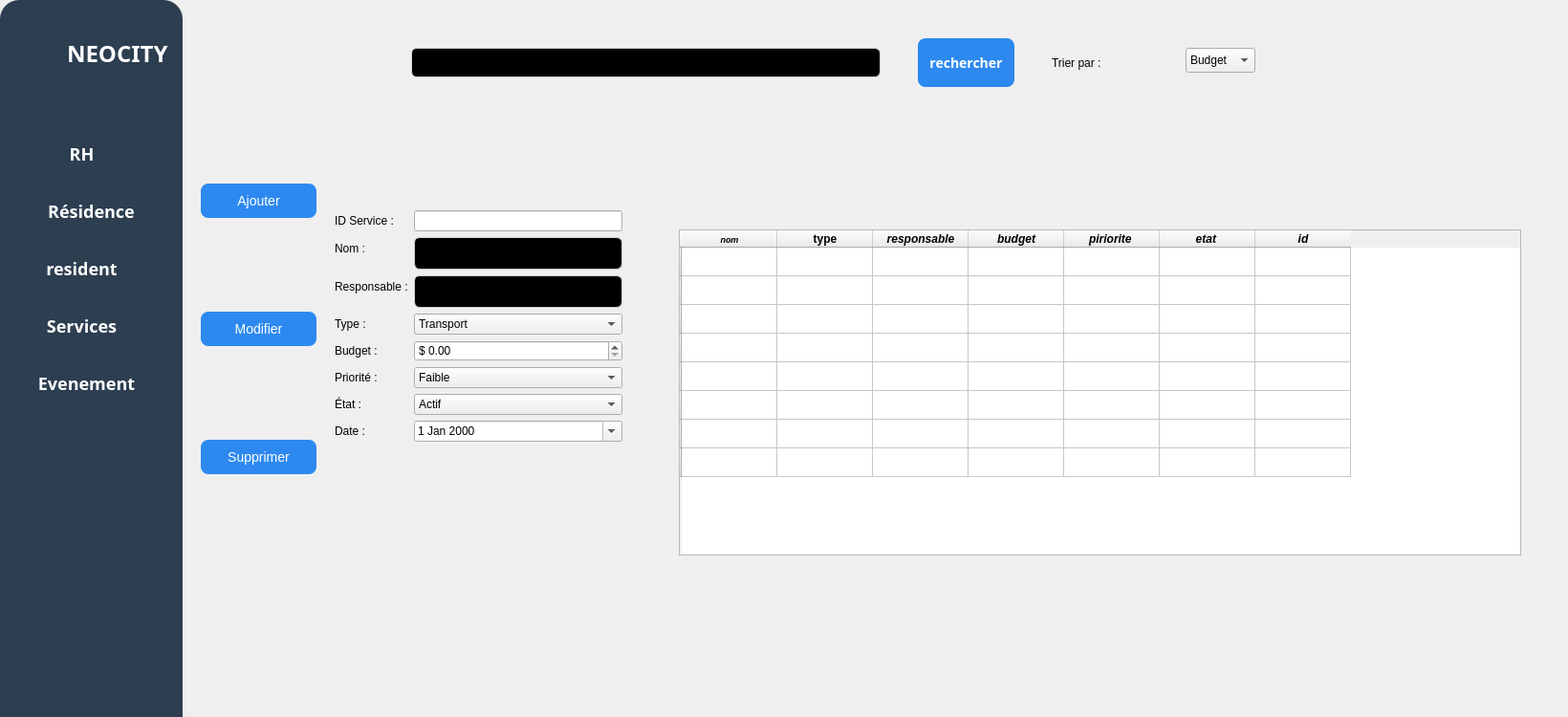
<?xml version="1.0" encoding="UTF-8"?>
<ui version="4.0">
 <class>Widget</class>
 <widget class="QWidget" name="Widget">
  <property name="geometry">
   <rect>
    <x>0</x>
    <y>0</y>
    <width>1640</width>
    <height>750</height>
   </rect>
  </property>
  <property name="minimumSize">
   <size>
    <width>1640</width>
    <height>750</height>
   </size>
  </property>
  <property name="windowTitle">
   <string>Widget</string>
  </property>
  <widget class="QFrame" name="frame_2">
   <property name="geometry">
    <rect>
     <x>0</x>
     <y>0</y>
     <width>191</width>
     <height>791</height>
    </rect>
   </property>
   <property name="styleSheet">
    <string notr="true">QFrame {
 border-radius: 20px;
background-color : #2C3E50;
}</string>
   </property>
   <property name="frameShape">
    <enum>QFrame::Shape::StyledPanel</enum>
   </property>
   <property name="frameShadow">
    <enum>QFrame::Shadow::Raised</enum>
   </property>
   <widget class="QLabel" name="label_18">
    <property name="geometry">
     <rect>
      <x>70</x>
      <y>40</y>
      <width>121</width>
      <height>31</height>
     </rect>
    </property>
    <property name="font">
     <font>
      <family>Bahnschrift</family>
      <pointsize>18</pointsize>
      <bold>true</bold>
     </font>
    </property>
    <property name="styleSheet">
     <string notr="true">color: rgb(255, 255, 255);</string>
    </property>
    <property name="text">
     <string>NEOCITY</string>
    </property>
   </widget>
   <widget class="QPushButton" name="pushButton_2">
    <property name="geometry">
     <rect>
      <x>20</x>
      <y>130</y>
      <width>131</width>
      <height>61</height>
     </rect>
    </property>
    <property name="font">
     <font>
      <family>Bahnschrift</family>
      <pointsize>-1</pointsize>
      <bold>true</bold>
     </font>
    </property>
    <property name="styleSheet">
     <string notr="true">QPushButton {
    background-color: #2C3E50;
    color: white;
    border-radius: 8px;
    padding: 10px;
    font-size: 18px;
}
QPushButton:hover {
    background-color: #1E5BB8;
}
QPushButton:pressed {
    background-color: #FFFFFF;
}</string>
    </property>
    <property name="text">
     <string>RH</string>
    </property>
   </widget>
   <widget class="QPushButton" name="pushButton_11">
    <property name="geometry">
     <rect>
      <x>10</x>
      <y>190</y>
      <width>171</width>
      <height>61</height>
     </rect>
    </property>
    <property name="font">
     <font>
      <family>Bahnschrift</family>
      <pointsize>-1</pointsize>
      <bold>true</bold>
     </font>
    </property>
    <property name="styleSheet">
     <string notr="true">QPushButton {
    background-color: #2C3E50;
    color: white;
    border-radius: 8px;
    padding: 10px;
    font-size: 18px;
}
QPushButton:hover {
    background-color: #1E5BB8;
}
QPushButton:pressed {
    background-color: #FFFFFF;
}</string>
    </property>
    <property name="text">
     <string>Résidence</string>
    </property>
   </widget>
   <widget class="QPushButton" name="pushButton_12">
    <property name="geometry">
     <rect>
      <x>0</x>
      <y>250</y>
      <width>171</width>
      <height>61</height>
     </rect>
    </property>
    <property name="font">
     <font>
      <family>Bahnschrift</family>
      <pointsize>-1</pointsize>
      <bold>true</bold>
     </font>
    </property>
    <property name="styleSheet">
     <string notr="true">QPushButton {
    background-color: #2C3E50;
    color: white;
    border-radius: 8px;
    padding: 10px;
    font-size: 18px;
}
QPushButton:hover {
    background-color: #1E5BB8;
}
QPushButton:pressed {
    background-color: #FFFFFF;
}</string>
    </property>
    <property name="text">
     <string>resident</string>
    </property>
   </widget>
   <widget class="QPushButton" name="pushButton_13">
    <property name="geometry">
     <rect>
      <x>0</x>
      <y>370</y>
      <width>181</width>
      <height>61</height>
     </rect>
    </property>
    <property name="font">
     <font>
      <family>Bahnschrift</family>
      <pointsize>-1</pointsize>
      <bold>true</bold>
     </font>
    </property>
    <property name="styleSheet">
     <string notr="true">QPushButton {
    background-color: #2C3E50;
    color: white;
    border-radius: 8px;
    padding: 10px;
    font-size: 18px;
}
QPushButton:hover {
    background-color: #1E5BB8;
}
QPushButton:pressed {
    background-color: #FFFFFF;
}</string>
    </property>
    <property name="text">
     <string>Evenement</string>
    </property>
   </widget>
   <widget class="QPushButton" name="pushButton_14">
    <property name="geometry">
     <rect>
      <x>0</x>
      <y>310</y>
      <width>171</width>
      <height>61</height>
     </rect>
    </property>
    <property name="font">
     <font>
      <family>Bahnschrift</family>
      <pointsize>-1</pointsize>
      <bold>true</bold>
     </font>
    </property>
    <property name="styleSheet">
     <string notr="true">QPushButton {
    background-color: #2C3E50;
    color: white;
    border-radius: 8px;
    padding: 10px;
    font-size: 18px;
}
QPushButton:hover {
    background-color: #1E5BB8;
}
QPushButton:pressed {
    background-color: #FFFFFF;
}</string>
    </property>
    <property name="text">
     <string>Services</string>
    </property>
   </widget>
   <widget class="QLabel" name="label_5">
    <property name="geometry">
     <rect>
      <x>10</x>
      <y>30</y>
      <width>51</width>
      <height>51</height>
     </rect>
    </property>
    <property name="text">
     <string/>
    </property>
    <property name="textFormat">
     <enum>Qt::TextFormat::MarkdownText</enum>
    </property>
    <property name="pixmap">
     <pixmap>:/cropped_circle_image.png</pixmap>
    </property>
    <property name="scaledContents">
     <bool>true</bool>
    </property>
    <property name="wordWrap">
     <bool>false</bool>
    </property>
    <property name="openExternalLinks">
     <bool>false</bool>
    </property>
    <property name="textInteractionFlags">
     <set>Qt::TextInteractionFlag::NoTextInteraction</set>
    </property>
   </widget>
   <widget class="QFrame" name="frame_5">
    <property name="geometry">
     <rect>
      <x>180</x>
      <y>140</y>
      <width>221</width>
      <height>791</height>
     </rect>
    </property>
    <property name="styleSheet">
     <string notr="true">QFrame {
 border-radius: 20px;
background-color : #2C3E50;
}</string>
    </property>
    <property name="frameShape">
     <enum>QFrame::Shape::StyledPanel</enum>
    </property>
    <property name="frameShadow">
     <enum>QFrame::Shadow::Raised</enum>
    </property>
    <widget class="QLabel" name="label_32">
     <property name="geometry">
      <rect>
       <x>90</x>
       <y>40</y>
       <width>121</width>
       <height>31</height>
      </rect>
     </property>
     <property name="font">
      <font>
       <family>Bahnschrift</family>
       <pointsize>18</pointsize>
       <bold>true</bold>
      </font>
     </property>
     <property name="styleSheet">
      <string notr="true">color: rgb(255, 255, 255);</string>
     </property>
     <property name="text">
      <string>NEOCITY</string>
     </property>
    </widget>
    <widget class="QPushButton" name="RH_2">
     <property name="geometry">
      <rect>
       <x>20</x>
       <y>130</y>
       <width>131</width>
       <height>61</height>
      </rect>
     </property>
     <property name="font">
      <font>
       <family>Bahnschrift</family>
       <pointsize>-1</pointsize>
       <bold>true</bold>
      </font>
     </property>
     <property name="styleSheet">
      <string notr="true">QPushButton {
    background-color: #2C3E50;
    color: white;
    border-radius: 8px;
    padding: 10px;
    font-size: 18px;
}
QPushButton:hover {
    background-color: #1E5BB8;
}
QPushButton:pressed {
    background-color: #FFFFFF;
}</string>
     </property>
     <property name="text">
      <string>RH</string>
     </property>
    </widget>
    <widget class="QPushButton" name="residence_3">
     <property name="geometry">
      <rect>
       <x>10</x>
       <y>190</y>
       <width>171</width>
       <height>61</height>
      </rect>
     </property>
     <property name="font">
      <font>
       <family>Bahnschrift</family>
       <pointsize>-1</pointsize>
       <bold>true</bold>
      </font>
     </property>
     <property name="styleSheet">
      <string notr="true">QPushButton {
    background-color: #2C3E50;
    color: white;
    border-radius: 8px;
    padding: 10px;
    font-size: 18px;
}
QPushButton:hover {
    background-color: #1E5BB8;
}
QPushButton:pressed {
    background-color: #FFFFFF;
}</string>
     </property>
     <property name="text">
      <string>Résidence</string>
     </property>
    </widget>
    <widget class="QPushButton" name="resident">
     <property name="geometry">
      <rect>
       <x>0</x>
       <y>250</y>
       <width>171</width>
       <height>61</height>
      </rect>
     </property>
     <property name="font">
      <font>
       <family>Bahnschrift</family>
       <pointsize>-1</pointsize>
       <bold>true</bold>
      </font>
     </property>
     <property name="styleSheet">
      <string notr="true">QPushButton {
    background-color: #2C3E50;
    color: white;
    border-radius: 8px;
    padding: 10px;
    font-size: 18px;
}
QPushButton:hover {
    background-color: #1E5BB8;
}
QPushButton:pressed {
    background-color: #FFFFFF;
}</string>
     </property>
     <property name="text">
      <string>resident</string>
     </property>
    </widget>
    <widget class="QPushButton" name="pushButton_25">
     <property name="geometry">
      <rect>
       <x>0</x>
       <y>370</y>
       <width>181</width>
       <height>61</height>
      </rect>
     </property>
     <property name="font">
      <font>
       <family>Bahnschrift</family>
       <pointsize>-1</pointsize>
       <bold>true</bold>
      </font>
     </property>
     <property name="styleSheet">
      <string notr="true">QPushButton {
    background-color: #2C3E50;
    color: white;
    border-radius: 8px;
    padding: 10px;
    font-size: 18px;
}
QPushButton:hover {
    background-color: #1E5BB8;
}
QPushButton:pressed {
    background-color: #FFFFFF;
}</string>
     </property>
     <property name="text">
      <string>Evenement</string>
     </property>
    </widget>
    <widget class="QPushButton" name="pushButton_26">
     <property name="geometry">
      <rect>
       <x>0</x>
       <y>310</y>
       <width>171</width>
       <height>61</height>
      </rect>
     </property>
     <property name="font">
      <font>
       <family>Bahnschrift</family>
       <pointsize>-1</pointsize>
       <bold>true</bold>
      </font>
     </property>
     <property name="styleSheet">
      <string notr="true">QPushButton {
    background-color: #2C3E50;
    color: white;
    border-radius: 8px;
    padding: 10px;
    font-size: 18px;
}
QPushButton:hover {
    background-color: #1E5BB8;
}
QPushButton:pressed {
    background-color: #FFFFFF;
}</string>
     </property>
     <property name="text">
      <string>Services</string>
     </property>
    </widget>
    <widget class="QLabel" name="label_53">
     <property name="geometry">
      <rect>
       <x>20</x>
       <y>20</y>
       <width>51</width>
       <height>51</height>
      </rect>
     </property>
     <property name="text">
      <string/>
     </property>
     <property name="textFormat">
      <enum>Qt::TextFormat::MarkdownText</enum>
     </property>
     <property name="pixmap">
      <pixmap>:/cropped_circle_image.png</pixmap>
     </property>
     <property name="scaledContents">
      <bool>true</bool>
     </property>
     <property name="wordWrap">
      <bool>false</bool>
     </property>
     <property name="openExternalLinks">
      <bool>false</bool>
     </property>
     <property name="textInteractionFlags">
      <set>Qt::TextInteractionFlag::NoTextInteraction</set>
     </property>
    </widget>
   </widget>
  </widget>
  <widget class="QWidget" name="layoutWidget_2">
   <property name="geometry">
    <rect>
     <x>350</x>
     <y>220</y>
     <width>301</width>
     <height>511</height>
    </rect>
   </property>
   <layout class="QFormLayout" name="formLayout">
    <item row="0" column="0">
     <widget class="QLabel" name="label_id">
      <property name="text">
       <string>ID Service :</string>
      </property>
     </widget>
    </item>
    <item row="1" column="0">
     <widget class="QLabel" name="label_name">
      <property name="text">
       <string>Nom :</string>
      </property>
     </widget>
    </item>
    <item row="1" column="1">
     <widget class="QLineEdit" name="lineEdit_name">
      <property name="minimumSize">
       <size>
        <width>8</width>
        <height>0</height>
       </size>
      </property>
      <property name="styleSheet">
       <string notr="true">QLineEdit {
	background-color: rgb(0, 0, 0);
    border: 1px solid #ccc;
    border-radius: 6px;
    padding: 8px;
    font-size: 12px;
}
QLineEdit:focus {
    border: 1px solid #2D89EF;
    background-color: #FFFFFF;
}
</string>
      </property>
     </widget>
    </item>
    <item row="4" column="1">
     <widget class="QComboBox" name="combo_type">
      <property name="styleSheet">
       <string notr="true">QLineEdit {
	background-color: rgb(0, 0, 0);
    border: 1px solid #ccc;
    border-radius: 6px;
    padding: 8px;
    font-size: 12px;
}
QLineEdit:focus {
    border: 1px solid #2D89EF;
    background-color: #FFFFFF;
}</string>
      </property>
      <item>
       <property name="text">
        <string>Transport</string>
       </property>
      </item>
      <item>
       <property name="text">
        <string>Propreté</string>
       </property>
      </item>
      <item>
       <property name="text">
        <string>Éclairage</string>
       </property>
      </item>
      <item>
       <property name="text">
        <string>Eau</string>
       </property>
      </item>
      <item>
       <property name="text">
        <string>Santé</string>
       </property>
      </item>
      <item>
       <property name="text">
        <string>Sécurité</string>
       </property>
      </item>
     </widget>
    </item>
    <item row="4" column="0">
     <widget class="QLabel" name="label_type">
      <property name="text">
       <string>Type :</string>
      </property>
     </widget>
    </item>
    <item row="5" column="0">
     <widget class="QLabel" name="label_budget">
      <property name="text">
       <string>Budget :</string>
      </property>
     </widget>
    </item>
    <item row="5" column="1">
     <widget class="QDoubleSpinBox" name="spin_budget">
      <property name="styleSheet">
       <string notr="true">QLineEdit {
	background-color: rgb(0, 0, 0);
    border: 1px solid #ccc;
    border-radius: 6px;
    padding: 8px;
    font-size: 12px;
}
QLineEdit:focus {
    border: 1px solid #2D89EF;
    background-color: #FFFFFF;
}</string>
      </property>
      <property name="prefix">
       <string>$ </string>
      </property>
      <property name="maximum">
       <double>100000000.000000000000000</double>
      </property>
     </widget>
    </item>
    <item row="7" column="1">
     <widget class="QComboBox" name="combo_state">
      <property name="styleSheet">
       <string notr="true">QPushButton {
    background-color: #2D89EF;
    color: white;
    border-radius: 8px;
    padding: 10px;
    font-size: 14px;
}
QPushButton:hover {
    background-color: #1E5BB8;
}
QPushButton:pressed {
    background-color: #FFFFFF;
}</string>
      </property>
      <item>
       <property name="text">
        <string>Actif</string>
       </property>
      </item>
      <item>
       <property name="text">
        <string>En attente</string>
       </property>
      </item>
      <item>
       <property name="text">
        <string>Suspendu</string>
       </property>
      </item>
     </widget>
    </item>
    <item row="8" column="1">
     <widget class="QDateEdit" name="dateEdit_date">
      <property name="styleSheet">
       <string notr="true">QPushButton {
    background-color: #2D89EF;
    color: white;
    border-radius: 8px;
    padding: 10px;
    font-size: 14px;
}
QPushButton:hover {
    background-color: #1E5BB8;
}
QPushButton:pressed {
    background-color: #FFFFFF;
}</string>
      </property>
      <property name="calendarPopup">
       <bool>true</bool>
      </property>
     </widget>
    </item>
    <item row="6" column="0">
     <widget class="QLabel" name="label_priority">
      <property name="text">
       <string>Priorité :</string>
      </property>
     </widget>
    </item>
    <item row="7" column="0">
     <widget class="QLabel" name="label_state">
      <property name="text">
       <string>État :</string>
      </property>
     </widget>
    </item>
    <item row="8" column="0">
     <widget class="QLabel" name="label_date">
      <property name="text">
       <string>Date :</string>
      </property>
     </widget>
    </item>
    <item row="2" column="1">
     <widget class="QLineEdit" name="lineEdit_responsable">
      <property name="styleSheet">
       <string notr="true">QLineEdit {
	background-color: rgb(0, 0, 0);
    border: 1px solid #ccc;
    border-radius: 6px;
    padding: 8px;
    font-size: 12px;
}
QLineEdit:focus {
    border: 1px solid #2D89EF;
    background-color: #FFFFFF;
}</string>
      </property>
     </widget>
    </item>
    <item row="2" column="0">
     <widget class="QLabel" name="label_resp">
      <property name="text">
       <string>Responsable :</string>
      </property>
     </widget>
    </item>
    <item row="6" column="1">
     <widget class="QComboBox" name="combo_priority">
      <property name="styleSheet">
       <string notr="true">QPushButton {
    background-color: #2D89EF;
    color: white;
    border-radius: 8px;
    padding: 10px;
    font-size: 14px;
}
QPushButton:hover {
    background-color: #1E5BB8;
}
QPushButton:pressed {
    background-color: #FFFFFF;
}</string>
      </property>
      <item>
       <property name="text">
        <string>Faible</string>
       </property>
      </item>
      <item>
       <property name="text">
        <string>Moyen</string>
       </property>
      </item>
      <item>
       <property name="text">
        <string>Élevé</string>
       </property>
      </item>
     </widget>
    </item>
    <item row="0" column="1">
     <widget class="QLineEdit" name="lineEdit_id"/>
    </item>
   </layout>
  </widget>
  <widget class="QWidget" name="layoutWidget">
   <property name="geometry">
    <rect>
     <x>210</x>
     <y>100</y>
     <width>121</width>
     <height>491</height>
    </rect>
   </property>
   <layout class="QVBoxLayout" name="verticalLayoutButtons">
    <item>
     <widget class="QPushButton" name="ajouterButton">
      <property name="styleSheet">
       <string notr="true">QPushButton {
    background-color: #2D89EF;
    color: white;
    border-radius: 8px;
    padding: 10px;
    font-size: 14px;
}
QPushButton:hover {
    background-color: #1E5BB8;
}
QPushButton:pressed {
    background-color: #FFFFFF;
}</string>
      </property>
      <property name="text">
       <string>Ajouter</string>
      </property>
     </widget>
    </item>
    <item>
     <widget class="QPushButton" name="modifierButton">
      <property name="styleSheet">
       <string notr="true">QPushButton {
    background-color: #2D89EF;
    color: white;
    border-radius: 8px;
    padding: 10px;
    font-size: 14px;
}
QPushButton:hover {
    background-color: #1E5BB8;
}
QPushButton:pressed {
    background-color: #FFFFFF;
}</string>
      </property>
      <property name="text">
       <string>Modifier</string>
      </property>
     </widget>
    </item>
    <item>
     <widget class="QPushButton" name="supprimerButton">
      <property name="styleSheet">
       <string notr="true">QPushButton {
    background-color: #2D89EF;
    color: white;
    border-radius: 8px;
    padding: 10px;
    font-size: 14px;
}
QPushButton:hover {
    background-color: #1E5BB8;
}
QPushButton:pressed {
    background-color: #FFFFFF;
}</string>
      </property>
      <property name="text">
       <string>Supprimer</string>
      </property>
     </widget>
    </item>
   </layout>
  </widget>
  <widget class="QTableWidget" name="tableServices">
   <property name="geometry">
    <rect>
     <x>710</x>
     <y>240</y>
     <width>881</width>
     <height>341</height>
    </rect>
   </property>
   <property name="minimumSize">
    <size>
     <width>220</width>
     <height>50</height>
    </size>
   </property>
   <property name="autoFillBackground">
    <bool>true</bool>
   </property>
   <property name="styleSheet">
    <string notr="true"/>
   </property>
   <property name="rowCount">
    <number>8</number>
   </property>
   <property name="columnCount">
    <number>7</number>
   </property>
   <row>
    <property name="text">
     <string/>
    </property>
   </row>
   <row>
    <property name="text">
     <string/>
    </property>
   </row>
   <row>
    <property name="text">
     <string/>
    </property>
   </row>
   <row>
    <property name="text">
     <string/>
    </property>
   </row>
   <row>
    <property name="text">
     <string/>
    </property>
   </row>
   <row>
    <property name="text">
     <string/>
    </property>
   </row>
   <row>
    <property name="text">
     <string/>
    </property>
   </row>
   <row>
    <property name="text">
     <string/>
    </property>
   </row>
   <column>
    <property name="text">
     <string>nom</string>
    </property>
    <property name="font">
     <font>
      <pointsize>7</pointsize>
      <italic>true</italic>
      <bold>true</bold>
      <underline>false</underline>
     </font>
    </property>
    <property name="background">
     <color>
      <red>255</red>
      <green>255</green>
      <blue>255</blue>
     </color>
    </property>
   </column>
   <column>
    <property name="text">
     <string>type</string>
    </property>
    <property name="font">
     <font>
      <bold>true</bold>
     </font>
    </property>
    <property name="background">
     <color alpha="114">
      <red>255</red>
      <green>255</green>
      <blue>255</blue>
     </color>
    </property>
   </column>
   <column>
    <property name="text">
     <string>responsable</string>
    </property>
    <property name="font">
     <font>
      <italic>true</italic>
      <bold>true</bold>
     </font>
    </property>
    <property name="background">
     <color alpha="114">
      <red>255</red>
      <green>255</green>
      <blue>255</blue>
     </color>
    </property>
   </column>
   <column>
    <property name="text">
     <string>budget</string>
    </property>
    <property name="font">
     <font>
      <italic>true</italic>
      <bold>true</bold>
     </font>
    </property>
    <property name="background">
     <color alpha="114">
      <red>255</red>
      <green>255</green>
      <blue>255</blue>
     </color>
    </property>
   </column>
   <column>
    <property name="text">
     <string>piriorite </string>
    </property>
    <property name="font">
     <font>
      <italic>true</italic>
      <bold>true</bold>
     </font>
    </property>
    <property name="background">
     <color alpha="114">
      <red>255</red>
      <green>255</green>
      <blue>255</blue>
     </color>
    </property>
   </column>
   <column>
    <property name="text">
     <string>etat </string>
    </property>
    <property name="font">
     <font>
      <italic>true</italic>
      <bold>true</bold>
     </font>
    </property>
    <property name="background">
     <color alpha="114">
      <red>255</red>
      <green>255</green>
      <blue>255</blue>
     </color>
    </property>
   </column>
   <column>
    <property name="text">
     <string>id</string>
    </property>
    <property name="font">
     <font>
      <italic>true</italic>
      <bold>true</bold>
     </font>
    </property>
    <property name="background">
     <color alpha="0">
      <red>255</red>
      <green>255</green>
      <blue>255</blue>
     </color>
    </property>
   </column>
   <item row="0" column="0">
    <property name="text">
     <string/>
    </property>
    <property name="font">
     <font>
      <pointsize>23</pointsize>
     </font>
    </property>
   </item>
  </widget>
  <widget class="QLineEdit" name="Nom_3">
   <property name="geometry">
    <rect>
     <x>430</x>
     <y>50</y>
     <width>491</width>
     <height>31</height>
    </rect>
   </property>
   <property name="toolTip">
    <string>&lt;html&gt;&lt;head/&gt;&lt;body&gt;&lt;p align=&quot;center&quot;&gt;recherche un employée&lt;/p&gt;&lt;/body&gt;&lt;/html&gt;</string>
   </property>
   <property name="styleSheet">
    <string notr="true">QLineEdit {
	background-color: rgb(0, 0, 0);
    border: 1px solid #ccc;
    border-radius: 6px;
    padding: 8px;
    font-size: 12px;
}
QLineEdit:focus {
    border: 1px solid #2D89EF;
    background-color: #FFFFFF;
}</string>
   </property>
   <property name="text">
    <string/>
   </property>
  </widget>
  <widget class="QPushButton" name="pushButton_9">
   <property name="geometry">
    <rect>
     <x>960</x>
     <y>40</y>
     <width>101</width>
     <height>51</height>
    </rect>
   </property>
   <property name="font">
    <font>
     <family>Bahnschrift</family>
     <pointsize>-1</pointsize>
     <bold>true</bold>
    </font>
   </property>
   <property name="styleSheet">
    <string notr="true">QPushButton {
    background-color: #2D89EF;
    color: white;
    border-radius: 8px;
    padding: 10px;
    font-size: 14px;
}
QPushButton:hover {
    background-color: #1E5BB8;
}
QPushButton:pressed {
    background-color: #FFFFFF;
}</string>
   </property>
   <property name="text">
    <string>rechercher</string>
   </property>
  </widget>
  <widget class="QLabel" name="label_sort">
   <property name="geometry">
    <rect>
     <x>1100</x>
     <y>-90</y>
     <width>62</width>
     <height>312</height>
    </rect>
   </property>
   <property name="text">
    <string>Trier par :</string>
   </property>
  </widget>
  <widget class="QComboBox" name="combo_sort">
   <property name="geometry">
    <rect>
     <x>1240</x>
     <y>50</y>
     <width>73</width>
     <height>26</height>
    </rect>
   </property>
   <property name="styleSheet">
    <string notr="true">QLineEdit {
	background-color: rgb(0, 0, 0);
    border: 1px solid #ccc;
    border-radius: 6px;
    padding: 8px;
    font-size: 12px;
}
QLineEdit:focus {
    border: 1px solid #2D89EF;
    background-color: #FFFFFF;
}</string>
   </property>
   <item>
    <property name="text">
     <string>Budget</string>
    </property>
   </item>
   <item>
    <property name="text">
     <string>Priorité</string>
    </property>
   </item>
   <item>
    <property name="text">
     <string>État</string>
    </property>
   </item>
  </widget>
 </widget>
 <resources/>
 <connections/>
</ui>
